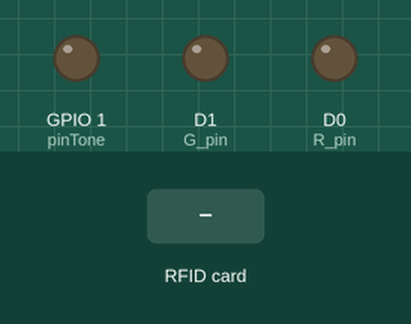
Simulated run of this sketch. Board: ESP8266 (NodeMCU). On the bench: output pins drawn as LEDs (lit = HIGH). The inputs (shaded band) are chosen by the test bench. WiFi joins after 1.5 s; servers stay silent unless stated; uploads are accepted with an empty reply; pins used as bus, display or sensor lines are not drawn; what the sketch prints to the serial monitor is not drawn.

Above: at 2.7 s.
2.8 s: RFID card 12 34 56 78 held to the reader
At 7.4 s:
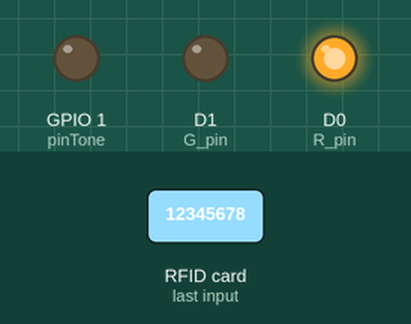
7.5 s: RFID card 5E 7A 19 C4 held to the reader
Timing chart, 0 to 14.9 s (numbered marks = the images above; inputs shaded):
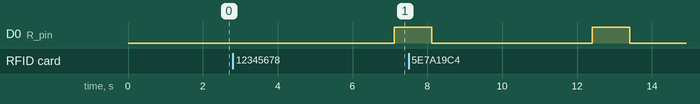

Measured:
- after the input at 2.8 s, D0 (R_pin): LOW → HIGH after 4.3 s

The sketch:

RFIDSaveLog.ino
```cpp
#include "SPI.h"
#include "MFRC522.h"
#include <ESP8266WiFi.h>
#include <Wire.h>
//RFID
#define SS_PIN D8
#define RST_PIN D2
//LED
#define B_pin D2
#define G_pin D1
#define R_pin D0
//speaker
int pinTone = D10;

const char* ssid     = "SweDev";    // Set your SSID
const char* password = "12345678";
const char* host = "192.168.137.1";

MFRC522 rfid(SS_PIN, RST_PIN);
MFRC522::MIFARE_Key key;

void displayRGB(int B,int G,int R){
    digitalWrite(B_pin,B);
    digitalWrite(G_pin,G);
    digitalWrite(R_pin,R);
}

void speaker(int freq){
  analogWriteFreq(freq);
}

void setup() {
    Serial.begin(9600);
    Serial.print("Connecting to ");
    Serial.println(ssid);
    WiFi.begin(ssid, password);
    while (WiFi.status() != WL_CONNECTED)
    {
      delay(500);
      Serial.print(".");                // Print WiFi status
    }
    Serial.println("");
    Serial.println("WiFi connected");   // Print connect status
    Serial.println("IP address: ");
    Serial.println(WiFi.localIP());     // Print IP address
    SPI.begin();
    rfid.PCD_Init();
    pinMode(B_pin, OUTPUT);
    pinMode(G_pin, OUTPUT);
    pinMode(R_pin, OUTPUT);
    analogWrite(pinTone,0);

}

void loop() {
    displayRGB(1,0,0);

    if (!rfid.PICC_IsNewCardPresent() || !rfid.PICC_ReadCardSerial())
      return;

    MFRC522::PICC_Type piccType = rfid.PICC_GetType(rfid.uid.sak);

    if (piccType != MFRC522::PICC_TYPE_MIFARE_MINI &&
    piccType != MFRC522::PICC_TYPE_MIFARE_1K &&
    piccType != MFRC522::PICC_TYPE_MIFARE_4K) {
    Serial.println(F("Your tag is not of type MIFARE Classic."));
    return;
    }

    String strID = "";
    for (byte i = 0; i < 4; i++) {
      strID +=
      (rfid.uid.uidByte[i] < 0x10 ? "0" : "") +
      String(rfid.uid.uidByte[i], HEX) +
      (i!=3 ? ":" : "");
  }
    strID.toUpperCase();
    rfid.PICC_HaltA();
    rfid.PCD_StopCrypto1();

    Serial.print("Tap card key: ");
    Serial.println(strID);

      //send data to server
    WiFiClient client;
    const int httpPort = 80;            // Set HTTP port
    if (!client.connect(host, httpPort))// Test connection
    {
      Serial.println("connection failed"); // Print connection fail message
      return;
    }
    String url =  String("/arduino/callrfid.php?rfid=");
    url += strID;


    client.print(String("GET ") + url + " HTTP/1.1\r\n" +
                 "Host: " + host + "\r\n" +
                 "Connection: keep-alive\r\n" +
                 "Cache-Control: max-age=0\r\n\r\n");
    Serial.println("URL : ");
    Serial.println(url);              // Print URL
    delay(3000);
    int dataCallback = -1;
    String mag ="";
    while (client.available())
    {
      String line = client.readStringUntil('\r');
      Serial.print(line);
      mag = line;
    }
    Serial.println();
    Serial.println("closing connection"); // Print closing status

    if(mag.indexOf("true") != -1 ){
      dataCallback = 1;
    }
     Serial.println(dataCallback);
//    delay(2000);

     if(dataCallback == 1){
            displayRGB(0,1,0);
            speaker(250);
            delay(500);
            speaker(0);
            delay(500);
      }else{
            displayRGB(0,0,1);
            speaker(250);
            speaker(250);
            delay(500);
            speaker(0);
            delay(500);
       }

      Serial.println("success");

}
```
